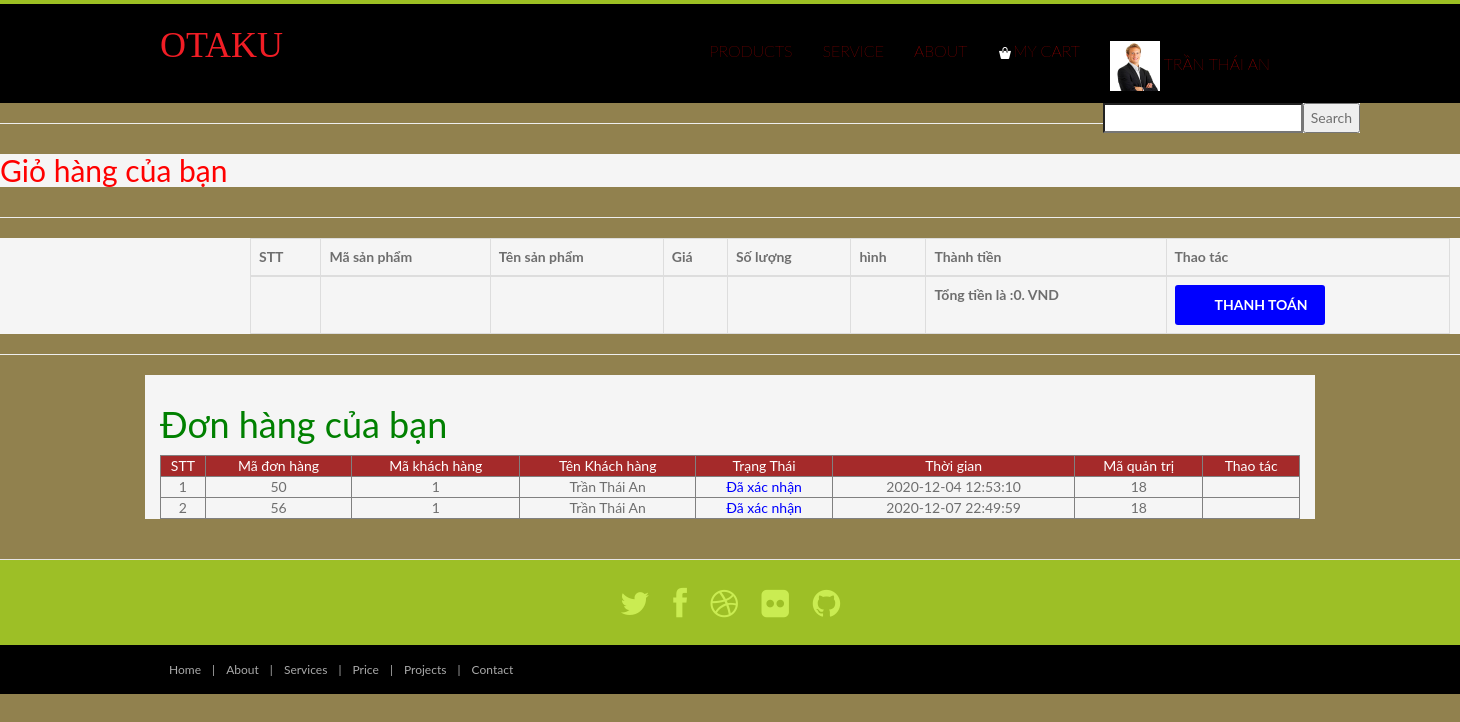
/khachhang/cart/cart.php (signed in), run on the app's committed database.
### tables this page shows
CREATE TABLE `donhang` (
  `madonhang` int(11) NOT NULL,
  `makhachhang` int(11) NOT NULL,
  `ngaytao` datetime NOT NULL,
  `thanhtien` int(11) NOT NULL,
  `trangthai` varchar(50) DEFAULT NULL COMMENT 'chờ xác nhân/xác nhận/giao hàng',
  `maquantri` int(11) DEFAULT NULL
);

CREATE TABLE `khachhang` (
  `makhachhang` int(11) NOT NULL,
  `Usernames` varchar(30) NOT NULL,
  `Passwords` varchar(40) NOT NULL,
  `tenkhachhang` varchar(50) NOT NULL,
  `hinh` varchar(50) DEFAULT NULL COMMENT 'hình avarta',
  `sdt` int(11) NOT NULL,
  `email` varchar(150) NOT NULL,
  `diachi` varchar(150) NOT NULL
);

### khachhang/cart/cart.php (the view, shortened to what this page needs)
<!DOCTYPE html>
<html lang="en">
<head>
	<link rel="stylesheet" href="../assets/css/bootstrap.min.css">
	<link rel="stylesheet" href="../assets/css/font-awesome.min.css">
	<link rel="stylesheet" href="../assets/css/bootstrap-theme.css" media="screen">
	<link rel="stylesheet" href="../assets/css/style.css">
    <link rel='stylesheet' id='camera-css'  href='../assets/css/camera.css' type='text/css' media='all'>
</head>
<body>
    <div class="navbar navbar-inverse " >
		<div class="container">
			<div class="navbar-header"  >
                <h1 style="margin-top: -5px;">
                <a href="../index.php" style="font-family: 'Times New Roman', Times, serif;">OTAKU</a></h1>
			</div>
			<div class="navbar-collapse collapse">
                <ul class="nav navbar-nav pull-right" style="margin-left: 100px;">
                    <li><a href="../products.php">Products</a></li>
                    <li><a href="services.html">Service</a></li>
                    <li><a href="about.html">About</a></li>
                    <li><a href="cart.php"><img src="../assets/images/buy.png" alt="">MY CART </a></li>
                    <li><a href="../thongtin.php"> <img src="../assets/images/<?php echo $_SESSION['khachhang']['hinh']?>" style="width:50px; height:50px;" alt=""> <?php echo $_SESSION['khachhang']['tenkhachhang']?> </a></li>
                </ul>
            </div>
        </div>
    </div>
     <div  style="background-color: whitesmoke;  margin-right:50px" >
                <form action="../search.php" enctype="multipart/form-data" method="post" style="background-color: whitesmoke; float:right;height:30px; margin-right:50px">
                    <input type="search" style="width:200px; height:30px "name="noidung" id="">
                    <input type="submit" value="Search" style="float:right; height:30px">
                </form>
            </div>
    <hr>
    <div  class="news-box top-margin" class="container" style="background-color: whitesmoke;">
        <marquee><h2><span style="color:red;height:20px;">Giỏ hàng của bạn</span></h2> </marquee>
    </div>
    <hr>
    <section class="news-box top-margin"style="background-color: whitesmoke ;  float:center;" >
        <div class="table-responsive" style="margin-left:250px;">
            <form action="dathang.php" method="post" style=" width:1200px;float:center;text-align:center;" class="table-responsive" >
                <table class="table table-bordered" id=""  width="100%" cellspacing="0" >
                    <thead>
                        <th>STT</th>
                        <th>Mã sản phẩm</th>
                        <th>Tên sản phẩm</th>
                        <th>Giá </th>
                        <th>Số lượng</th>
                        <th>hình</th>
                        <th>Thành tiền</th>
                        <th>Thao tác</th>
                    </thead>
                    <tfoot>
                        <th></th>
                        <th></th>
                        <th></th>
                        <th></th>
                        <th></th>
                        <th></th>
                        <th>
                            <?php
                                echo "Tổng tiền là :";
                                $tt=0;
                                echo number_format($tt).". VND";
                            ?>
                        </th>
                        <th>
                            <input class="btn btn-mini"type="submit" name="submit" value=" THANH TOÁN"style="height:40px;width:150px; background-color:blue;">
                        </th>
                    </tfoot>
                </table>
            </form>
        </div>
    </section>
    <hr>
    <section class="container"  class="news-box top-margin"style="background-color: whitesmoke ;  float:center;" >
        <h1 style="color:green; tesxt-align:center;">Đơn hàng của bạn</h1>
        <table border="1" style="width:100%;">
            <tr style="background-color:brown; text-align:center; color:white;">
                <td>STT</td>
                <td>Mã đơn hàng</td>
                <td>Mã khách hàng</td>
                <td>Tên Khách hàng</td>
                <td>Trạng Thái</td>
                <td>Thời gian</td>
                <td>Mã quản trị</td>
                <td>Thao tác</td>
            </tr>
            <?php
                include '../config/config.php';
                $makh= $_SESSION['khachhang']['makhachhang'];
                $sql="SELECT * FROM donhang join khachhang on donhang.makhachhang=khachhang.makhachhang where donhang.makhachhang='{$makh}' and donhang.thanhtien >'{0}' ";
                $stm=$obj->query($sql);
                $da= $stm->fetchALL();
                $j=0;
                foreach($da as $k => $v )
                {
                    $j++;
            ?>
            <tr style="text-align:center;">
                <td><?php echo $j?></td>
                <td><?php echo $v['madonhang']?></td>
                <td><?php echo $v['makhachhang']?></td>
                <td><?php echo $v['tenkhachhang']?></td>
                <td style="color:blue;"><?php echo $v['trangthai']?></td>
                <td><?php echo $v['ngaytao']?></td>
                <td><?php echo $v['maquantri']?></td>
                <td>
                </td>
            </tr>
            <?php
                }
            ?>
        </table>
    </section>
    <footer id="footer" >
		<div class="container"style="margin-bottom:0px;float:bottom;">
			<div class="social text-center">
				<a href="#"><i class="fa fa-twitter"></i></a>
				<a href="#"><i class="fa fa-facebook"></i></a>
				<a href="#"><i class="fa fa-dribbble"></i></a>
				<a href="#"><i class="fa fa-flickr"></i></a>
				<a href="#"><i class="fa fa-github"></i></a>
			</div>
		</div>
		<div class="footer2">
			<div class="container">
				<div class="row">
					<div class="col-md-6 panel">
						<div class="panel-body">
							<p class="simplenav">
								<a href="index.php">Home</a> |
								<a href="about.html">About</a> |
								<a href="services.html">Services</a> |
								<a href="price.html">Price</a> |
								<a href="projects.html">Projects</a> |
								<a href="contact.html">Contact</a>
							</p>
						</div>
					</div>
				</div>
			</div>
		</div>
	</footer>
</body>
</html>

### khachhang/assets/css/style.css (style rules this page uses)
body { font-family: 'Lato', sans-serif; font-weight: normal; color: #6E6E6E; background: rgb(145, 129, 78); }
h1, h2, h3, h4, h5, h6 { font-weight: normal; }
h1, .h1, h2, .h2, h3, .h3 { margin-top: 30px; }
h2 { margin: 30px 0; }
a { color:#f11d25; }
.navbar-nav>li>a { padding-top: 12px; padding-bottom: 12px; font-weight: 100 !important; }
.panel { margin-bottom: 0px; background-color: transparent; border: 1px solid transparent; border-radius: 0px; -webkit-box-shadow: none; box-shadow: none; }
.panel-body { padding: 0px; }
ul, .list.custom-list ul { margin: 0 0 11px; list-style-type: none; padding-left: 10px; }
.navbar-inverse { background: rgb(0, 0, 0); margin: 0 auto; }
.navbar-inverse { border: none; border-top: 4px solid #9CBF23; }
.navbar-inverse .navbar-nav > li > a, .navbar-inverse .navbar-nav > .open ul > a { color: red; font-size: 16px; text-transform: uppercase; }
.navbar-inverse .navbar-nav > li > a, .navbar-inverse .navbar-nav > .open ul > a { text-align: left; }
.top-margin { margin-top: 20px; }
img { max-width: 100%; }
footer { border-top: 1px solid #e5e5e5; background: #9DBF26; margin-top: 40px; margin-bottom:0px; }
.social { margin: 20px 0; }
.social a { font-size: 32px; margin: 0 10px; color: #CAEC52; }
.footer2 { background: #000; padding: 15px 0; color: #aaa; font-size: 12px; }
.footer2 a { color: #aaa; }
.footer2 p { margin: 0; }
.btn { background: #1D70F1; color: #fff; }
.footer2 a { padding: 4px 8px; }

### data on the page
donhang: madonhang "50", makhachhang.makhachhang "1", makhachhang.tenkhachhang "Trần Thái An", trangthai "Đã xác nhận", ngaytao "2020-12-04 12:53:10", maquantri "18"
donhang: madonhang "56", makhachhang.makhachhang "1", makhachhang.tenkhachhang "Trần Thái An", trangthai "Đã xác nhận", ngaytao "2020-12-07 22:49:59", maquantri "18"

### other printed values
$_SESSION['khachhang']['tenkhachhang'] "TRẦN THÁI AN"
$tt "0"
